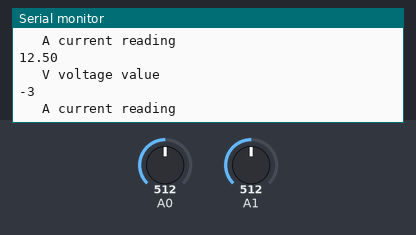
The sketch below on a simulated Arduino Uno, built with avr-gcc and run on an emulated ATmega328P. On the bench: the last lines printed to the serial monitor. The test bench sets the inputs (shaded band); at power-on: A0 = 512, A1 = 512.

Above: at 2.8 s.
2.9 s: A0 set to 716
At 3.7 s:
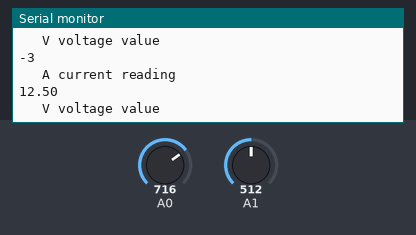
5.6 s: A1 set to 716
At 6.8 s:
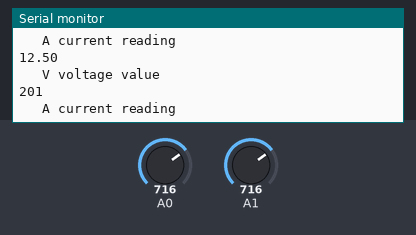
8.3 s: A0 set to 900
At 9.6 s:
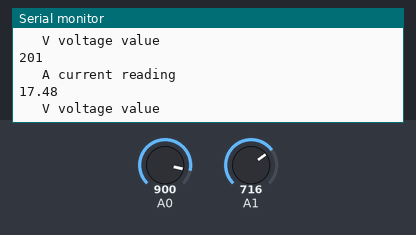
11.0 s: A1 set to 900
At 12.8 s:
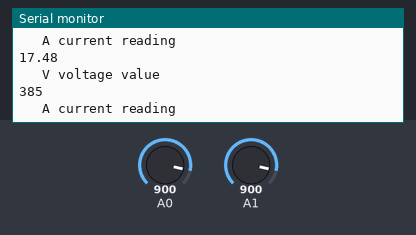
Timing chart, 0 to 14.3 s (numbered marks = the images above; inputs shaded):
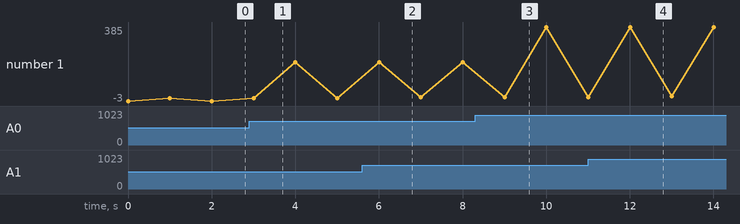

The sketch:

current_readings.ino
```cpp
int value;
const float vpp=0.0048875855327468;
float r1=30000;
float r2=7500;
float voltage;
float current;
void setup() {
  // put your setup code here, to run once:
Serial.begin(9600);
}

void loop() {
  // put your main code here, to run repeatedly:
value=analogRead(A0);
int sensor=analogRead(A1);
value=value-515 ;
voltage=value*vpp;
current=(voltage/0.066)+13.48;
float readvoltage=(5.0*sensor*(r1+r2))/(1024.0*r2);
Serial.println(value);
Serial.println("   A current reading ");
delay(1000);
Serial.println(readvoltage);
Serial.println("   V voltage value");
delay(1000);
}
```

Measured:
- plotted number 1: 201 → 385 after the input at 8.3 s
